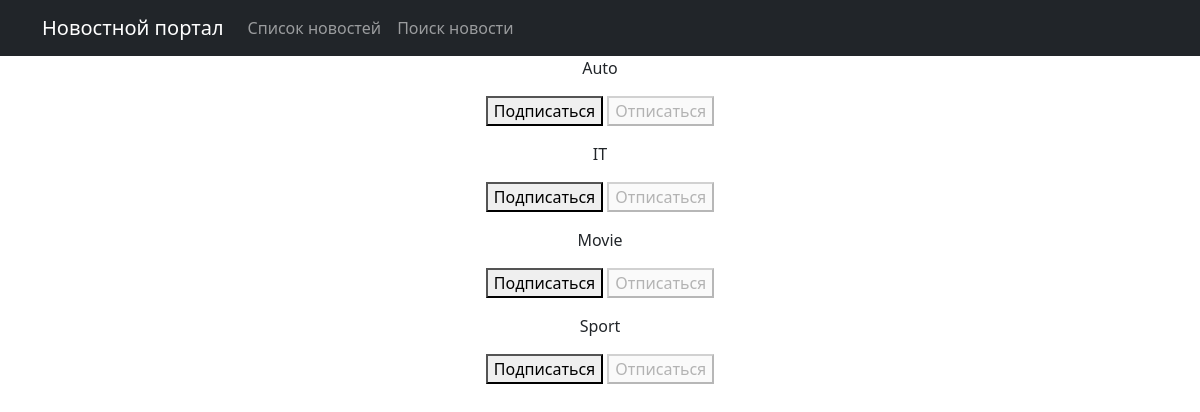
/news/subscriptions/ (signed in), run on the app's committed database.
### news/models.py (models this page shows, shortened)
class Category(models.Model):
    name = models.CharField(max_length=64, unique=True, verbose_name="Категория")
    subscribers = models.ManyToManyField(User, through='Subscriber')

### news/views.py (the view, shortened to what this page needs)
# urls.py: path('subscriptions/', subscriptions, name='subscriptions'),
@login_required
@csrf_protect
def subscriptions(request):
    categories_with_subscriptions = Category.objects.annotate(
        user_subscribed=Exists(
            Subscriber.objects.filter(
                user=request.user,
                category=OuterRef('pk'),
            )
        )
    ).order_by('name')
    return render(
        request,
        'subscriptions.html',
        {'categories': categories_with_subscriptions},
    )

### templates/subscriptions.html (shortened to what this page needs)
{% extends 'flatpages/default.html' %}
{% block content %}
    {% for category in categories  %}
        <p>
            {{ category.name }}
            <form method="post">
                {% if category.user_subscribed %}
                    <button disabled>Подписаться</button>
                    <button name="action" value="unsubscribe">Отписаться</button>
                {% else %}
                    <button name="action" value="subscribe">Подписаться</button>
                    <button disabled>Отписаться</button>
                {% endif %}
            </form>
        </p>
    {% endfor %}
{% endblock content %}

### data on the page
Category: name "Auto", shows "Подписаться"
Category: name "IT", shows "Подписаться"
Category: name "Movie", shows "Подписаться"
Category: name "Sport", shows "Подписаться"
